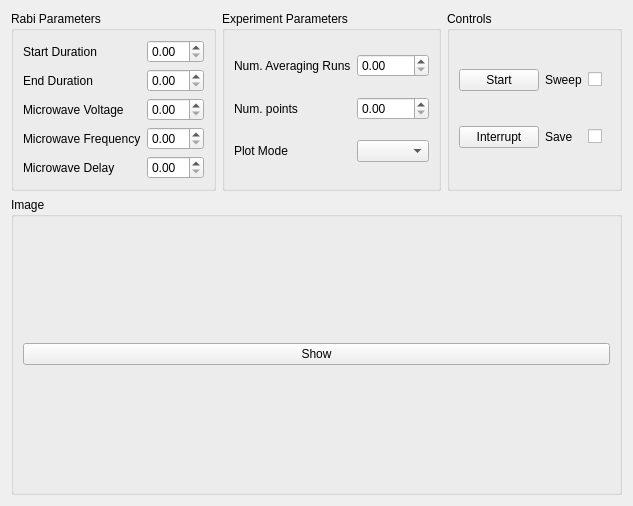
<?xml version="1.0" encoding="UTF-8"?>
<ui version="4.0">
 <class>Form</class>
 <widget class="QWidget" name="Form">
  <property name="geometry">
   <rect>
    <x>0</x>
    <y>0</y>
    <width>633</width>
    <height>506</height>
   </rect>
  </property>
  <property name="windowTitle">
   <string>Form</string>
  </property>
  <layout class="QGridLayout" name="gridLayout" rowstretch="0,1">

   <item row="0" column="0">
    <widget class="QGroupBox" name="move_groupBox">
     <property name="title">
      <string>Rabi Parameters</string>
     </property>
     <layout class="QGridLayout" name="gridLayout" columnstretch="0,0">
      <item row="0" column="1">
       <widget class="QDoubleSpinBox" name="durmin_doubleSpinBox"/>
      </item>
      <item row="0" column="0">
       <widget class="QLabel" name="label_10">
        <property name="text">
         <string>Start Duration</string>
        </property>
       </widget>
      </item>
      <item row="1" column="1">
       <widget class="QDoubleSpinBox" name="durmax_doubleSpinBox"/>
      </item>
      <item row="1" column="0">
       <widget class="QLabel" name="label_11">
        <property name="text">
         <string>End Duration</string>
        </property>
       </widget>
      </item>
      <item row="2" column="1">
       <widget class="QDoubleSpinBox" name="Vpp_doubleSpinBox"/>
      </item>
      <item row="2" column="0">
       <widget class="QLabel" name="label_10">
        <property name="text">
         <string>Microwave Voltage</string>
        </property>
       </widget>
      </item>
      <item row="3" column="1">
       <widget class="QDoubleSpinBox" name="mwfreq_doubleSpinBox"/>
      </item>
      <item row="3" column="0">
       <widget class="QLabel" name="label_11">
        <property name="text">
         <string>Microwave Frequency</string>
        </property>
       </widget>
      </item>
      <item row="4" column="1">
       <widget class="QDoubleSpinBox" name="mwdelay_doubleSpinBox"/>
      </item>
      <item row="4" column="0">
       <widget class="QLabel" name="label_11">
        <property name="text">
         <string>Microwave Delay</string>
        </property>
       </widget>
      </item>
     </layout>
    </widget>
   </item>

   <item row="0" column="1">
    <widget class="QGroupBox" name="image_groupBox">
     <property name="title">
      <string>Experiment Parameters</string>
     </property>
     <layout class="QGridLayout" name="gridLayout_3" columnstretch="0,0">

      <item row="0" column="1">
       <widget class="QDoubleSpinBox" name="Navg_doubleSpinBox"/>
      </item>
      <item row="0" column="0">
       <widget class="QLabel" name="label_10">
        <property name="text">
         <string>Num. Averaging Runs</string>
        </property>
       </widget>
      </item>

      <item row="1" column="1">
       <widget class="QDoubleSpinBox" name="Npts_doubleSpinBox"/>
      </item>
      <item row="1" column="0">
       <widget class="QLabel" name="label_10">
        <property name="text">
         <string>Num. points</string>
        </property>
       </widget>
      </item>

      <item row="2" column="1">
       <widget class="QComboBox" name="plot_ComboBox"/>
      </item>
      <item row="2" column="0">
       <widget class="QLabel" name="label_10">
        <property name="text">
         <string>Plot Mode</string>
        </property>
       </widget>
      </item>

     </layout>
    </widget>
   </item>

   <item row="0" column="2">
    <widget class="QGroupBox" name="camera_controls_groupBox">
     <property name="title">
      <string>Controls</string>
     </property>
     <layout class="QGridLayout" name="gridLayout" columnstretch="0,0">

      <item row="1" column="0">
       <widget class="QPushButton" name="interrupt_pushButton">
        <property name="text">
         <string>Interrupt</string>
        </property>
       </widget>
      </item>

      <item row="0" column="0">
       <widget class="QPushButton" name="start_pushButton">
        <property name="text">
         <string>Start</string>
        </property>
       </widget>
      </item>

      <item row="0" column="2">
       <widget class="QCheckBox" name="sweep_CheckBox"/>
      </item>
      <item row="0" column="1">
       <widget class="QLabel" name="label_10">
        <property name="text">
         <string>Sweep</string>
        </property>
       </widget>
      </item>

      <item row="1" column="2">
       <widget class="QCheckBox" name="save_CheckBox"/>
      </item>
      <item row="1" column="1">
       <widget class="QLabel" name="label_10">
        <property name="text">
         <string>Save</string>
        </property>
       </widget>
      </item>

     </layout>
    </widget>
   </item>

   <item row="1" column="0" colspan="3">
    <widget class="QGroupBox" name="plot_groupBox">
     <property name="title">
      <string>Image</string>
     </property>
     <layout class="QVBoxLayout" name="verticalLayout">
      <item>
       <widget class="QPushButton" name="show_pushButton">
        <property name="text">
         <string>Show</string>
        </property>
       </widget>
      </item>
     </layout>
    </widget>
   </item>

  </layout>
 </widget>
 <resources/>
 <connections/>
</ui>
